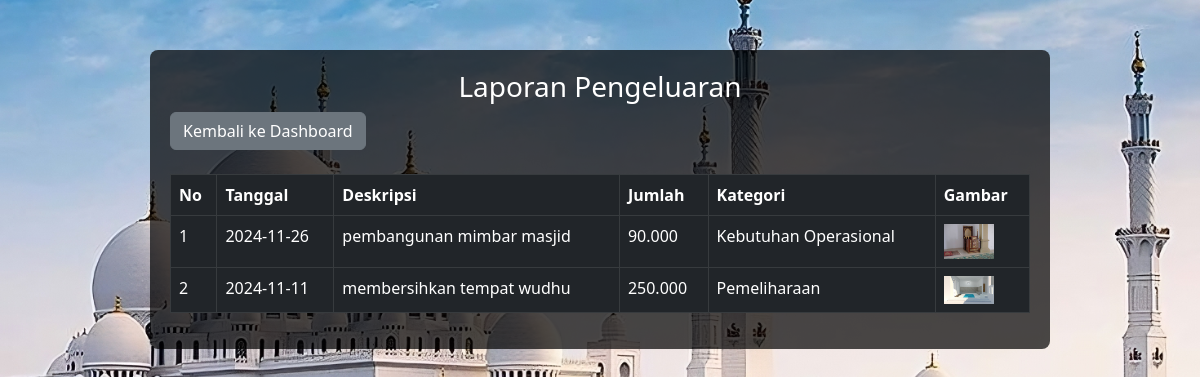
/view_expense.php (signed in), run on the app's committed database.
### tables this page shows
CREATE TABLE `pengeluaran` (
  `id` int(11) NOT NULL,
  `deskripsi` varchar(255) NOT NULL,
  `jumlah` decimal(15,0) NOT NULL,
  `tanggal` date NOT NULL,
  `kategori` varchar(50) DEFAULT NULL,
  `amount` decimal(15,2) NOT NULL,
  `gambar` varchar(255) DEFAULT NULL
);

### view_expense.php (the view, shortened to what this page needs)
<?php
include 'db_config.php';
$pengeluaranQuery = "SELECT * FROM pengeluaran ORDER BY id DESC";
$pengeluaranResult = mysqli_query($conn, $pengeluaranQuery);
?>
<!DOCTYPE html>
<html lang="en">
<head>
    <link href="https://cdn.jsdelivr.net/npm/bootstrap@5.3.0-alpha1/dist/css/bootstrap.min.css" rel="stylesheet">
</head>
<body>
<div class="container">
    <h3 class="text-center">Laporan Pengeluaran</h3>
    <table class="table table-dark table-bordered mt-4">
        <thead>
            <tr>
                <th>No</th>
                <th>Tanggal</th>
                <th>Deskripsi</th>
                <th>Jumlah</th>
                <th>Kategori</th>
                <th>Gambar</th>
            </tr>
        </thead>
        <tbody>
        <?php $no = 1; ?>
            <?php while ($row = mysqli_fetch_assoc($pengeluaranResult)): ?>
                <tr>
                    <td><?= $no++ ?></td>
                    <td><?= $row['tanggal'] ?></td>
                    <td><?= htmlspecialchars($row['deskripsi']) ?></td>
                    <td><?= number_format($row['jumlah'], 0, ',', '.') ?></td>
                    <td><?= htmlspecialchars($row['kategori']) ?></td>
                    <td>
                        <?php if (!empty($row['gambar'])): ?>
                            <img src="<?= htmlspecialchars($row['gambar']) ?>" alt="Expense Image" data-bs-toggle="modal" data-bs-target="#imageModal" onclick="showImageModal('<?= htmlspecialchars($row['gambar']) ?>')">
                        <?php else: ?>
                            Tidak Ada Gambar
                        <?php endif; ?>
                    </td>
                </tr>
            <?php endwhile; ?>
            <a href="admin_dashboard.php" class="btn btn-secondary">Kembali ke Dashboard</a>
        </tbody>
    </table>
</div>
</body>
</html>

### view_expense.php (style rules this page uses)
body { background-image: url('moscowa.jpeg'); background-size: cover; background-position: center; color: #fff; }
.container { margin-top: 50px; max-width: 900px; background-color: rgba(0, 0, 0, 0.7); padding: 20px; border-radius: 8px; }
img { max-width: 50px; height: auto; cursor: pointer; }
table { color: white; }

### data on the page
pengeluaran: tanggal "2024-11-26", deskripsi "pembangunan mimbar masjid", jumlah "90.000", kategori "Kebutuhan Operasional", gambar (picture)
pengeluaran: tanggal "2024-11-11", deskripsi "membersihkan tempat wudhu", jumlah "250.000", kategori "Pemeliharaan", gambar (picture)
